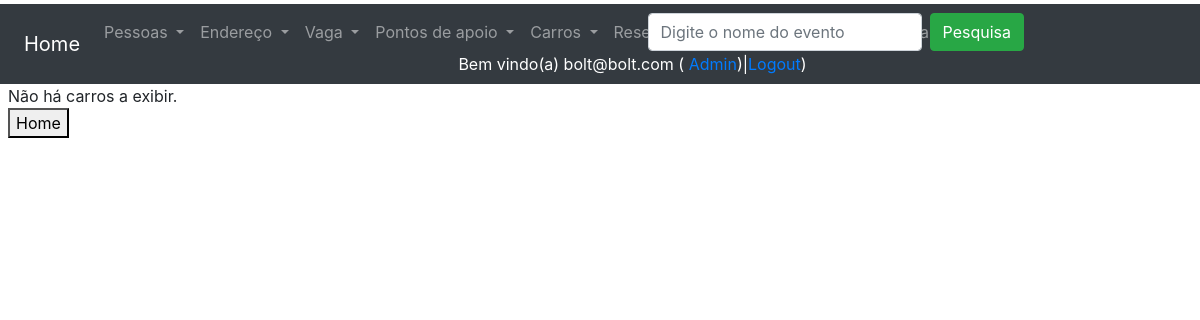
/listagemEventos/ (signed in), run on an earlier commit of the app's database.
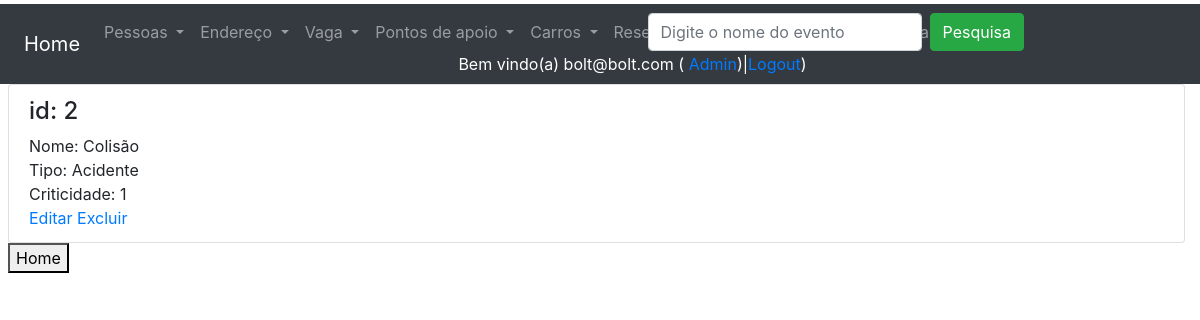
And on a later commit of the database.
### core/models.py (models this page shows, shortened)
class Evento(models.Model):
    nome = models.CharField(max_length=100, verbose_name='Nome do evento')
    tipo = models.CharField(max_length=50, verbose_name='Tipo')
    criticidade = models.CharField(max_length=50, verbose_name='Criticidade')
    isActive = models.BooleanField(default=True, verbose_name='Ativo?')
    class Meta:
        verbose_name_plural = "Eventos"

### core/views.py (the view)
# urls.py: path('listagemEventos/', listagemEventos, name='url_listagem_eventos'),
@login_required
@user_passes_test(checkGroupAdmin)
def listagemEventos(request):
    if request.POST and request.POST['input_pesquisa']:
        dados = Evento.objects.filter(nome__icontains=request.POST['input_pesquisa'])
    else:
        dados = Evento.objects.all()
    contexto = {'dados': dados, 'text_input': 'Digite o nome do evento', 'listagem': 'listagem'}
    return render(request, 'core/listagem_eventos.html', contexto)

### core/views.py (called while the page is built)
def checkGroupAdmin(user):
    return user.groups.filter(name='Administradores').exists()

### core/templates/core/listagem_eventos.html (shortened to what this page needs)
{% extends 'base.html' %}
{% load static %}
{% block main %}
<ul class="list-group">
    {% for i in dados %}
    <li class="list-group-item">
        {% if i.isActive == True %}
        <h4>id: {{ i.id }} </h4>
            Nome: {{ i.nome }} <br>
            Tipo: {{ i.tipo }} <br>
            Criticidade: {{ i.criticidade }} <br>
            <a href="{% url 'url_altera_evento' i.id %}">Editar</a>
            <a href="{% url 'url_exclui_evento' i.id %}">Excluir</a>
            <br>
        {% endif %}
    {% empty %}
        Não há carros a exibir.
    {% endfor %}
</ul>
<button onclick="window.location.href='/'">Home</button>
{% endblock %}

What changed in the data, as far as the page shows it:
added Evento: id "2", nome "Colisão", tipo "Acidente", criticidade "1"
Also different on the page:
text no longer shown: "Não há carros a exibir."
